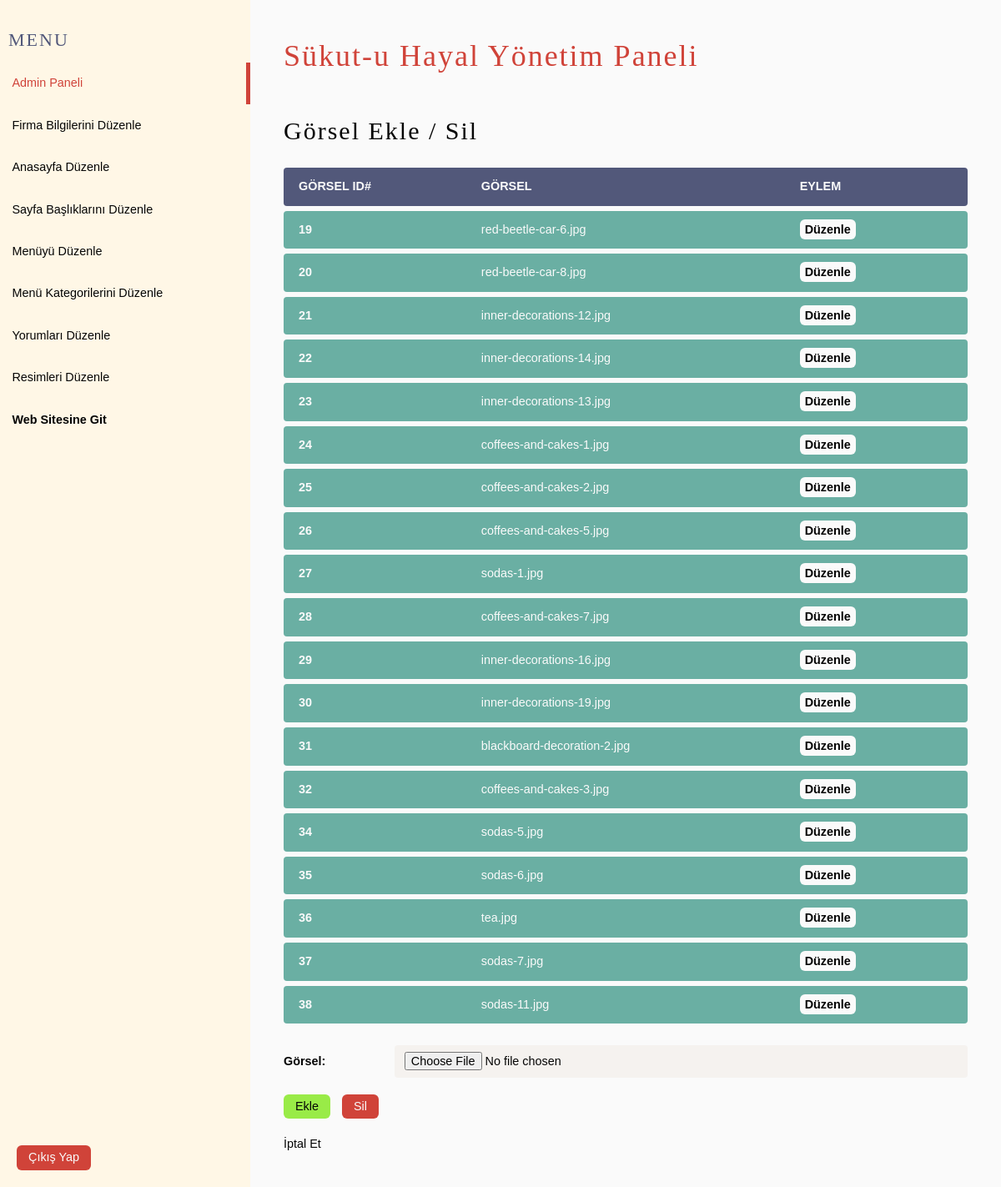
/admin/resimleri-duzenle copy.php?id=19 (signed in), run on the app's committed database.
### tables this page shows
CREATE TABLE `imagetbl` (
  `ImageURL` varchar(150) NOT NULL,
  `ImageID` int(11) NOT NULL
);

### libraries/database.php (called while the page is built, shortened)
<?php
    class Database {
        public $host = DB_HOST;
        public $username = DB_USER;
        public $password = DB_PASS;
        public $db_name = DB_NAME;
        public $link;
        private function connect() {
            $this->link = new mysqli ($this->host, $this->username, $this->password, $this->db_name);
        }
        public function select($query) {
            $result = $this->link->query($query) or die($this->link->error.__LINE__);
            if ($result->num_rows > 0) {
                return $result;
            } else {
                return false;
            }
        }
    }
?>

### admin/resimleri-duzenle copy.php (the view, shortened to what this page needs)
<?php include("./includes/header.php"); ?>
<?php
    $db = new Database();
    $query = "SELECT * FROM imagetbl";
    $images = $db->select($query);
    if (isset($_GET["id"])) {
        $image_id = $_GET["id"];
        $query = "SELECT * FROM imagetbl WHERE ImageID = " . $image_id;
        $image = $db->select($query)->fetch_assoc();
    }
?>
<h3>Görsel Ekle / Sil</h3>
<table>
    <tr>
        <th>Görsel ID#</th>
        <th>Görsel</th>
        <th>Eylem</th>
    </tr>
        <?php if(!empty($images)) : ?>
            <?php while($row = $images->fetch_assoc()) : ?>
            <tr>
                <td><?php echo $row["ImageID"] ; ?></td>
                <td><?php echo $row["ImageURL"] ; ?></td>
                <td>
                    <a href="<?php echo htmlspecialchars($_SERVER['PHP_SELF']) . "?id=" . $row["ImageID"] ; ?>">Düzenle</a>
                </td>
            </tr>
            <?php endwhile ; ?>
        <?php else : ?>
            <tr>
                <td colspan="100%">Hiçbir görsel bulunamadı.</td>
            </tr>
        <?php endif ; ?>
</table>
<form action="<?php htmlspecialchars($_SERVER['PHP_SELF']) ?>" method="post" enctype="multipart/form-data">
    <div class="form-group">
        <label for="image">Görsel:</label>
        <input type="file" accept="image/png, image/jpeg, image/jpg" name="image" id="image" value="<?php echo (!empty($image['ImageURL'])) ? $image['ImageURL'] : ""; ?>">
    </div>
    <div class="actions">
        <button name="submit" type="submit" class="green">Ekle</button>
        <button name="delete" type="submit" class="red">Sil</button>
        <a href="./index.php">İptal Et</a>
    </div>
</form>
<?php include("./includes/footer.php"); ?>

### admin/includes/header.php (shortened to what this page needs)
<?php include("../libraries/database.php"); ?>
<!DOCTYPE html>
<html lang="tr">
<head>
	<link rel="stylesheet" href="../css/admin.css" />
</head>
<body>
	<div class="app">
		<aside class="sidebar">
			<h4>Menu</h4>
			<nav class="menu">
				<a class="menu-item is-active" href="./index.php">Admin Paneli</a>
				<a class="menu-item" href="./firma-bilgilerini-duzenle.php">Firma Bilgilerini Düzenle</a>
				<a class="menu-item" href="./anasayfa-duzenle.php">Anasayfa Düzenle</a>
				<a class="menu-item" href="./sayfa-basliklarini-duzenle.php">Sayfa Başlıklarını Düzenle</a>
				<a class="menu-item" href="./menuyu-duzenle.php">Menüyü Düzenle</a>
				<a class="menu-item" href="./menu-kategorileri-duzenle.php">Menü Kategorilerini Düzenle</a>
				<a class="menu-item" href="./yorumlari-duzenle.php">Yorumları Düzenle</a>
				<a class="menu-item" href="./resimleri-duzenle.php">Resimleri Düzenle</a>
				<a class="menu-item" href="http://localhost/site/index.php" style="font-weight:600">Web Sitesine Git</a>
				<form action="<?php htmlspecialchars($_SERVER['PHP_SELF']) ?>" method="post">
					<button style="position: absolute; bottom: 2rem; left: 2rem;" class="red" name="logout" type="submit">Çıkış Yap</button>
				</form>
			</nav>
		</aside>
		<main class="content">
			<h1>Sükut-u Hayal Yönetim Paneli</h1>

### admin/includes/footer.php (shortened to what this page needs)
</main>
	</div>

### css/admin.css (style rules this page uses)
:root { --white: hsl(0, 5%, 98%); --black: hsl(0, 5%, 2%); --gray: hsl(0, 5%, 50%); --dark-gray: hsl(0, 5%, 30%); --beige: hsl(40, 100%, 95%); --red: hsl(4, 62%, 52%); --yellow: hsl(45, 95%, 70%); --mint: hsl(170, 30%, 55%); --blue: hsl(231, 20%, 40%); --brown: hsl(25, 45%, 35%); }
html { font-size: 10px; }
body { font-size: clamp(1.4rem, 1.2vw, 1.7rem); background-color: var(--white); }
* { margin: 0; padding: 0; box-sizing: border-box; border: none; font-size: 100%; font-optical-sizing: auto; line-height: 1.5; vertical-align: baseline; font-family: "Quicksand", sans-serif; font-weight: 400; font-style: normal; color: var(--black); }
a { text-decoration: none; color: inherit; font-family: inherit; position: relative; }
h1, h2, h3, h4 { font-family: 'Kalam', Cochin, Georgia, Times, 'Times New Roman', serif; font-weight: 300; font-style: normal; letter-spacing: 2px; }
h1 { font-size: clamp(3.6rem, 2.8vw, 5.6rem); }
h3 { font-size: clamp(3rem, 2.2vw, 4.4rem); margin-block: 4rem 1.6rem; }
h4 { font-size: clamp(2.2rem, 1.6vw, 2.8rem); }
.app { display: flex; min-height: 100vh; }
.sidebar { flex: 1 1 0; max-width: 300px; padding: 2rem 1rem; background-color: var(--beige); }
.sidebar h4 { color: var(--blue); text-transform: uppercase; margin-block: 0.5em; }
.sidebar .menu { margin: 0 -1rem; }
.sidebar .menu .menu-item { display: block; padding: 1em; text-decoration: none; transition: 0.2s linear; }
.sidebar .menu .menu-item:hover, .sidebar .menu .menu-item.is-active { color: var(--red); border-right: 5px solid var(--red); }
.content { flex: 1 1 0; padding: 4rem; }
.content h1 { color: var(--red); margin-bottom: 1rem; }
table { overflow: auto; border: 2px; width: 100%; table-layout: auto; border-collapse: separate; border-spacing: 0 6px; text-align: left; }
table th { color: var(--white); text-transform: uppercase; font-weight: 600; border: none; background-color: var(--blue); padding: 1.2rem 1.8rem; }
table td { color: var(--white); border: none; background-color: var(--mint); padding: 1.2rem 1.8rem; vertical-align: middle; }
table tr td:first-child { font-weight: bold; }
td:first-child, th:first-child { border-radius: 4px 0 0 4px; }
td:last-child, th:last-child { border-radius: 0 4px 4px 0; }
table a { border-radius: .6rem; background-color: var(--white); color: var(--black); padding: .4rem .6rem; margin-right: 2rem; font-weight: bold; transition: all .3s ease-in; cursor: pointer; }
.form-group { margin-block: 2rem; display: flex; align-items: center; }
label { margin-right: 2rem; font-weight: 600; flex: .17; }
input, select { padding: .8rem 1.2rem; background-color: hsl(30, 25%, 95%); border-radius: .4rem; flex: 1; }
.actions a { margin-top: 2rem; display: block; }
button { padding: .4rem 1.4rem; border-radius: .6rem; transition: 0.4s all ease; cursor: pointer; }
button + button { margin-left: 1rem; }
button.green { background-color: hsl(90, 80%, 60%); }
button.red { background-color: var(--red); color: var(--white); }

### data on the page
imagetbl: ImageID "19", ImageURL "red-beetle-car-6.jpg"
imagetbl: ImageID "20", ImageURL "red-beetle-car-8.jpg"
imagetbl: ImageID "21", ImageURL "inner-decorations-12.jpg"
imagetbl: ImageID "22", ImageURL "inner-decorations-14.jpg"
imagetbl: ImageID "23", ImageURL "inner-decorations-13.jpg"
imagetbl: ImageID "24", ImageURL "coffees-and-cakes-1.jpg"
imagetbl: ImageID "25", ImageURL "coffees-and-cakes-2.jpg"
imagetbl: ImageID "26", ImageURL "coffees-and-cakes-5.jpg"
imagetbl: ImageID "27", ImageURL "sodas-1.jpg"
imagetbl: ImageID "28", ImageURL "coffees-and-cakes-7.jpg"
imagetbl: ImageID "29", ImageURL "inner-decorations-16.jpg"
imagetbl: ImageID "30", ImageURL "inner-decorations-19.jpg"
imagetbl: ImageID "31", ImageURL "blackboard-decoration-2.jpg"
imagetbl: ImageID "32", ImageURL "coffees-and-cakes-3.jpg"
imagetbl: ImageID "34", ImageURL "sodas-5.jpg"
imagetbl: ImageID "35", ImageURL "sodas-6.jpg"
imagetbl: ImageID "36", ImageURL "tea.jpg"
imagetbl: ImageID "37", ImageURL "sodas-7.jpg"
imagetbl: ImageID "38", ImageURL "sodas-11.jpg"
